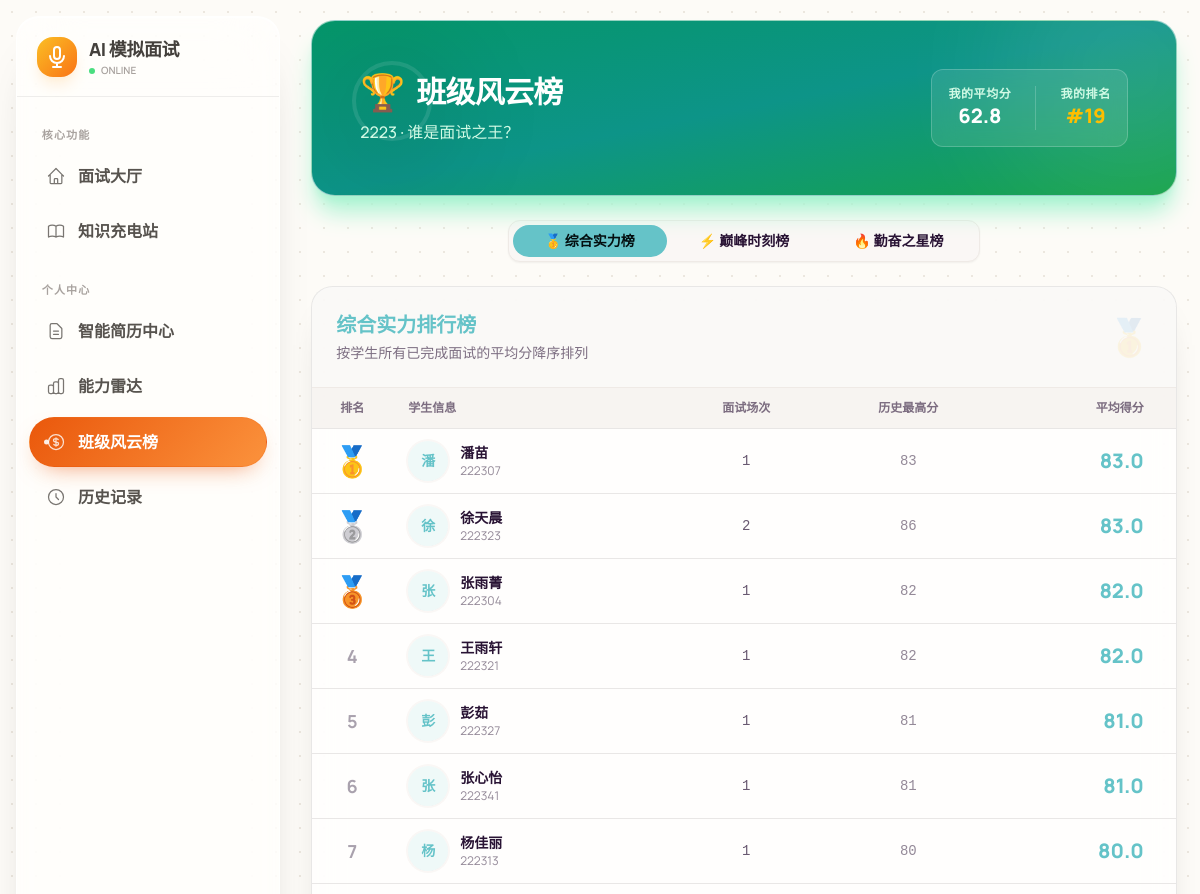
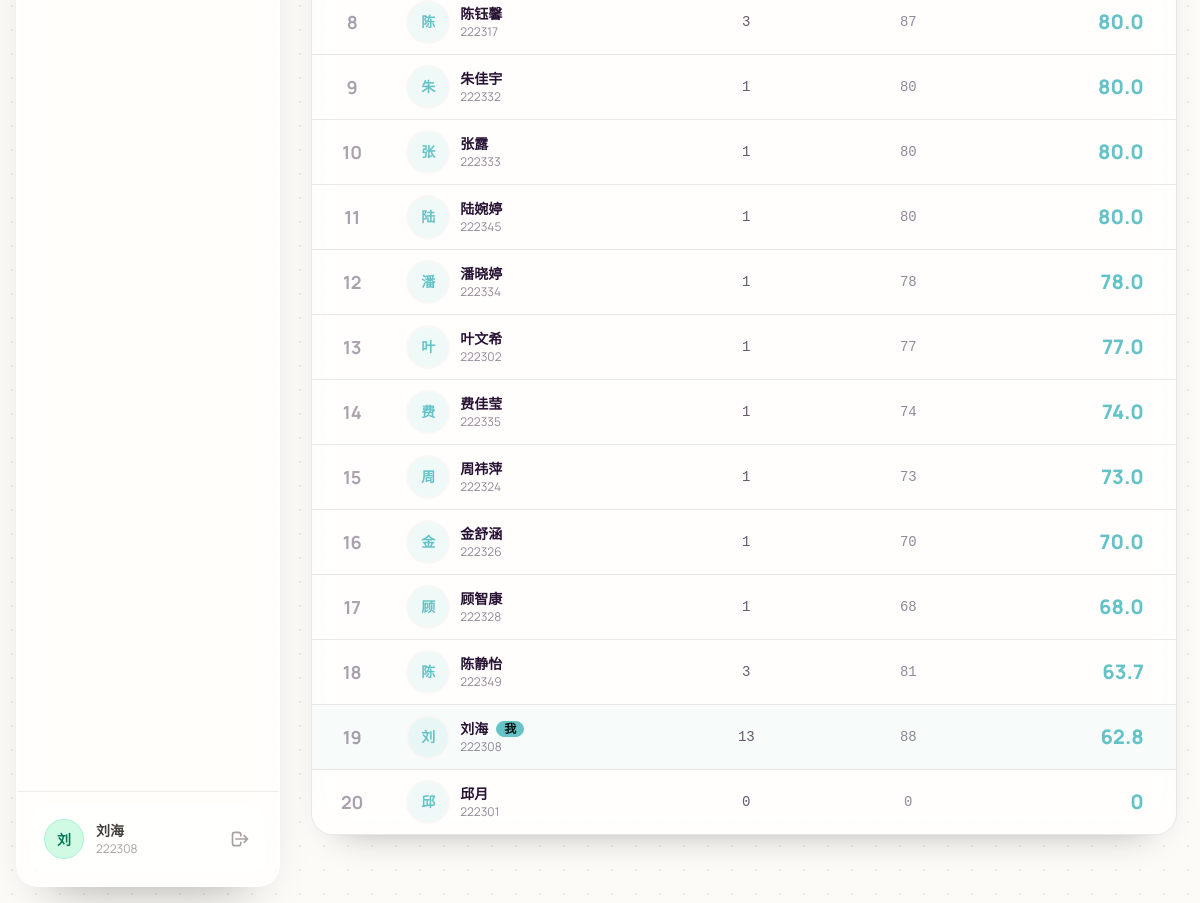
The page /leaderboard (signed in) on the database as committed earlier (2 pictures, top to bottom).
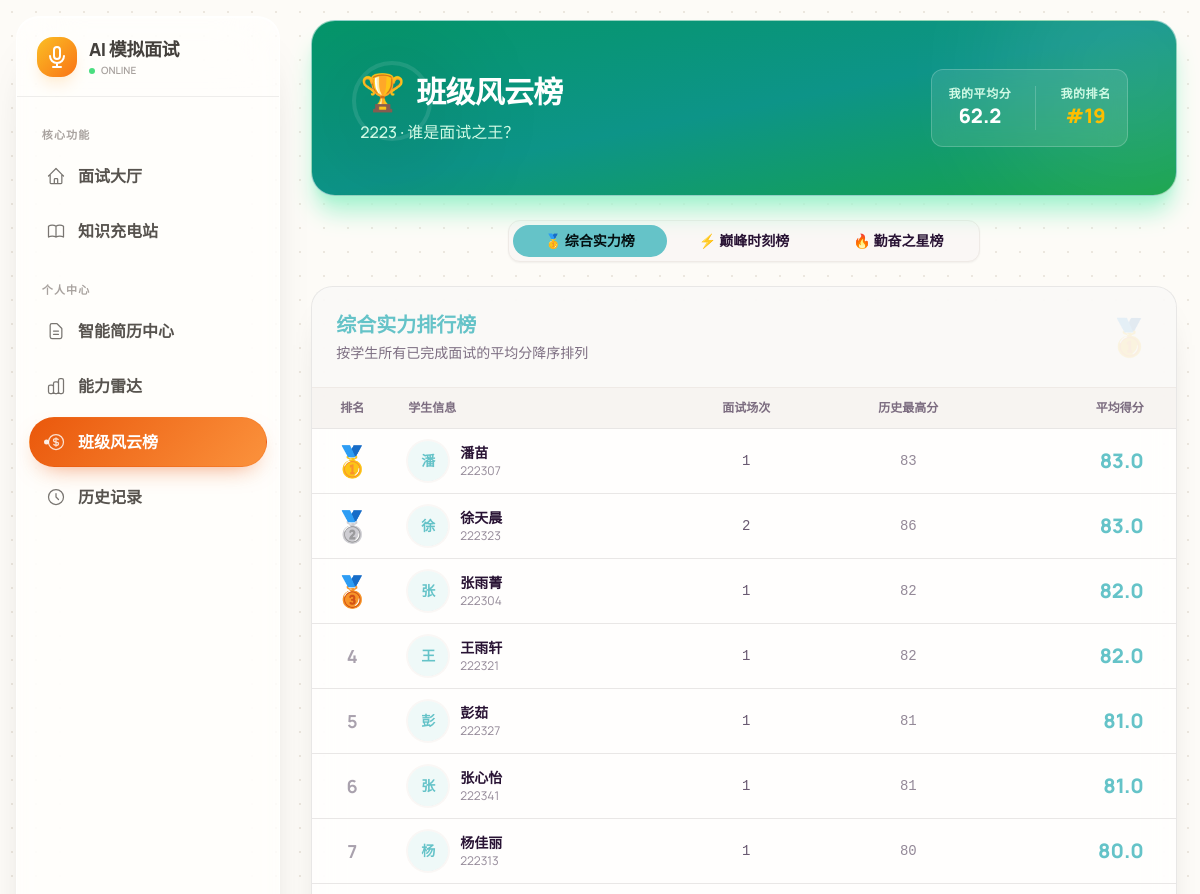
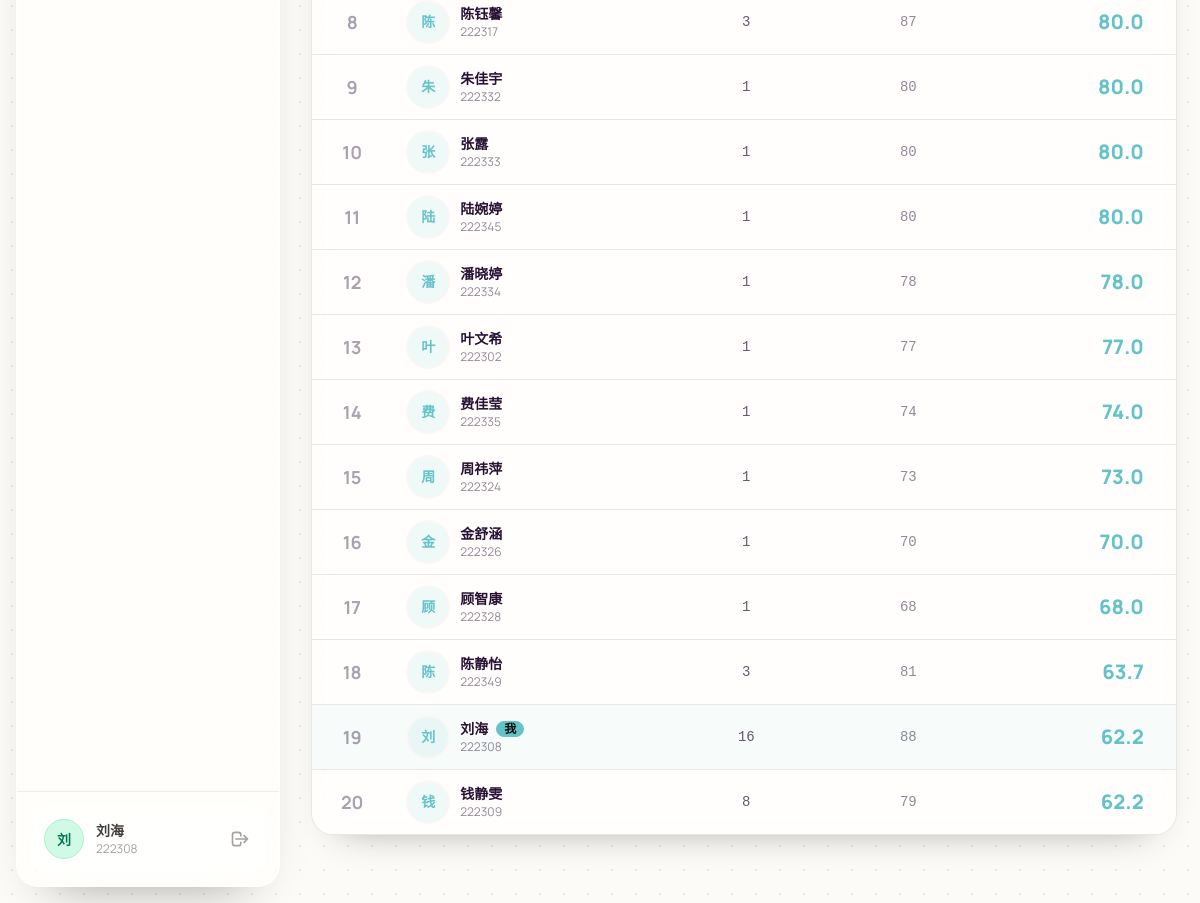
The same page on the database as committed later (2 pictures, top to bottom).
### app/models.py (models this page shows, shortened)
class User(UserMixin, db.Model):
    __tablename__ = 'users'
    id = db.Column(db.Integer, primary_key=True)
    username = db.Column(db.String(50), unique=True, nullable=False)
    password_hash = db.Column(db.String(128))
    truename = db.Column(db.String(50))
    student_id = db.Column(db.String(20), unique=True)
    role = db.Column(db.String(20), default='student')
    department = db.Column(db.String(50))
    class_name = db.Column(db.String(50))
    resume_text = db.Column(db.Text)
    resume_tags = db.Column(db.String(255))  # 用逗号分隔的字符串存储
    profile_info = db.Column(db.JSON)
    created_at = db.Column(db.DateTime, default=datetime.now)

### app/routes.py (the view)
@bp.route('/leaderboard')
@login_required
def leaderboard():
    if current_user.role != 'student':
        flash("只有学生可以查看班级排行榜", "warning")
        return redirect(url_for('routes.dashboard'))
    classmates = User.query.filter_by(class_name=current_user.class_name, role='student').all()
    rank_data = []
    for student in classmates:
        sessions = InterviewSession.query.filter_by(user_id=student.id, status='completed').all()
        count = len(sessions)
        avg_score = 0
        max_score = 0
        last_active = None
        if count > 0:
            scores = [s.total_score for s in sessions if s.total_score is not None]
            if scores:
                avg_score = round(sum(scores) / len(scores), 1)
                max_score = max(scores)
            last_active = max(s.start_time for s in sessions)
        rank_data.append({
            'user': student,
            'count': count,
            'avg_score': avg_score,
            'max_score': max_score,
            'last_active': last_active
        })
    avg_rank_list = sorted(rank_data, key=lambda x: x['avg_score'], reverse=True)
    avg_rank_list = avg_rank_list[:20]
    max_rank_list = sorted(rank_data, key=lambda x: x['max_score'], reverse=True)
    max_rank_list = max_rank_list[:20]
    count_rank_list = sorted(rank_data, key=lambda x: x['count'], reverse=True)
    count_rank_list = count_rank_list[:20]
    return render_template('leaderboard.html',
                           current_user=current_user,
                           avg_rank=avg_rank_list,
                           max_rank=max_rank_list,
                           count_rank=count_rank_list)

### app/routes.py (called while the page is built)
@bp.app_template_filter('time_ago')
def time_ago(value):
    if not value: return ""
    now = datetime.now()
    diff = now - value
    seconds = diff.total_seconds()
    if seconds < 60:
        return "刚刚"
    elif seconds < 3600:
        return f"{int(seconds // 60)} 分钟前"
    elif seconds < 86400:
        return f"{int(seconds // 3600)} 小时前"
    elif seconds < 604800:
        return f"{int(seconds // 86400)} 天前"
    elif seconds < 2592000:
        return f"{int(seconds // 604800)} 周前"
    else:
        return value.strftime('%Y-%m-%d')

### app/templates/leaderboard.html (shortened to what the changed rows need)
{% extends "base.html" %}
{% block content %}
<div class="space-y-6 pb-12">
    <div class="hero rounded-3xl bg-gradient-to-br from-emerald-600 via-teal-600 to-green-600 text-white shadow-xl shadow-emerald-200 overflow-hidden relative group">
        <div class="hero-content flex-col md:flex-row justify-between w-full p-8 md:p-12 z-10">
            <div>
                <h1 class="text-3xl font-black tracking-tight flex items-center gap-3">
                    <span class="text-4xl">🏆</span> 班级风云榜
                </h1>
                <p class="mt-2 text-emerald-100 font-medium">
                    {{ current_user.class_name }} · 谁是面试之王？
                </p>
            </div>
            <div class="bg-white/10 backdrop-blur-md border border-white/20 rounded-xl p-4 flex gap-6">
                <div class="text-center">
                    <div class="text-xs text-emerald-100 uppercase font-bold tracking-wider">我的平均分</div>
                    {% set my_rank_item = avg_rank | selectattr("user.id", "equalto", current_user.id) | list | first %}
                    <div class="text-xl font-black text-white">
                        {% if my_rank_item %}
                            {{ my_rank_item.avg_score }}
                        {% else %}
                            -
                        {% endif %}
                    </div>
                </div>
            </div>
        </div>
    </div>
    <div class="card bg-base-100 shadow-lg border border-base-200 overflow-hidden min-h-[500px]">
        <div id="content-avg" class="rank-content block">
            <div class="overflow-x-auto">
                <table class="table w-full">
                    <thead>
                        <tr class="bg-base-200/50 text-base-content/60">
                            <th class="w-20 text-center">排名</th>
                            <th>学生信息</th>
                            <th class="text-center">面试场次</th>
                            <th class="text-center">历史最高分</th>
                            <th class="text-right pr-8">平均得分</th>
                        </tr>
                    </thead>
                    <tbody>
                        {% for item in avg_rank %}
                        <tr class="hover group {{ 'bg-primary/5' if item.user.id == current_user.id else '' }}">
                            <td class="text-center">
                                {% if loop.index == 1 %}
                                    <div class="text-3xl">🥇</div>
                                {% elif loop.index == 2 %}
                                    <div class="text-3xl">🥈</div>
                                {% elif loop.index == 3 %}
                                    <div class="text-3xl">🥉</div>
                                {% else %}
                                    <div class="font-bold text-base-content/40 text-lg">{{ loop.index }}</div>
                                {% endif %}
                            </td>
                            <td>
                                <div class="flex items-center space-x-3">
                                    <div class="avatar placeholder">
                                        <div class="w-10 h-10 rounded-full bg-primary/10 text-primary font-bold ring-2 ring-base-100 shadow-sm flex items-center justify-center">
                                            {{ item.user.truename[0] }}
                                        </div>
                                    </div>
                                    <div>
                                        <div class="font-bold text-base-content flex items-center gap-2">
                                            {{ item.user.truename }}
                                            {% if item.user.id == current_user.id %}
                                                <span class="badge badge-sm badge-primary">我</span>
                                            {% endif %}
                                        </div>
                                        <div class="text-xs text-base-content/50">{{ item.user.student_id }}</div>
                                    </div>
                                </div>
                            </td>
                            <td class="text-center font-mono text-base-content/70">
                                {{ item.count }}
                            </td>
                            <td class="text-center font-mono text-base-content/50">
                                {{ item.max_score }}
                            </td>
                            <td class="text-right pr-8">
                                <div class="font-black text-primary text-xl">{{ item.avg_score }}</div>
                            </td>
                        </tr>
                        {% endfor %}
                    </tbody>
                </table>
            </div>
        </div>
    </div>
</div>
{% endblock %}

### app/templates/base.html (shortened to what the changed rows need)
<!DOCTYPE html>
<html data-theme="cupcake" lang="zh-CN">
<head>
    <link href="https://cdn.jsdelivr.net/npm/daisyui@4.12.10/dist/full.min.css" rel="stylesheet" type="text/css" />
    <script src="https://cdn.tailwindcss.com"></script>
</head>
<body class="antialiased">
    <aside id="sidebar" class="fixed sidebar-transition transform -translate-x-full lg:translate-x-0 flex flex-col">
        <div class="h-20 flex items-center px-5 border-b border-stone-200/70">
            <a href="{{ url_for('routes.home') }}" class="flex items-center gap-3 w-full group">
                <div>
                    <h1 class="text-lg font-extrabold text-stone-700 tracking-tight">AI 模拟面试</h1>
                </div>
            </a>
        </div>
        <div class="p-3.5 border-t border-stone-200/70">
            {% if current_user.is_authenticated %}
                {% set avatar_styles = [
                    'bg-rose-100 text-rose-700 border border-rose-200',
                    'bg-orange-100 text-orange-700 border border-orange-200',
                    'bg-emerald-100 text-emerald-700 border border-emerald-200',
                    'bg-cyan-100 text-cyan-700 border border-cyan-200',
                    'bg-blue-100 text-blue-700 border border-blue-200',
                    'bg-violet-100 text-violet-700 border border-violet-200',
                    'bg-fuchsia-100 text-fuchsia-700 border border-fuchsia-200'
                ] %}
                {% set style_class = avatar_styles[(current_user.id) % 7] %}
                <div class="flex items-center gap-3 w-full p-3 rounded-2xl border border-white/70 bg-white/55 backdrop-blur-xl">
                    <div class="avatar placeholder">
                        <div class="{{ style_class }} w-10 h-10 rounded-full grid place-items-center ring-2 ring-white/70">
                            <span class="text-sm font-bold leading-none select-none mt-[1px]">{{ current_user.truename[0] if current_user.truename else '我' }}</span>
                        </div>
                    </div>
                    <div class="flex-1 min-w-0 text-left">
                        <p class="text-sm font-extrabold text-stone-700 truncate">{{ current_user.truename }}</p>
                        <p class="text-xs text-stone-400 truncate">{{ current_user.username }}</p>
                    </div>
                    <a href="{{ url_for('auth.logout') }}" class="btn btn-ghost btn-xs btn-square text-stone-400 hover:text-red-500" title="退出登录">
                        <svg xmlns="http://www.w3.org/2000/svg" class="h-5 w-5" fill="none" viewBox="0 0 24 24" stroke="currentColor"><path stroke-linecap="round" stroke-linejoin="round" stroke-width="2" d="M17 16l4-4m0 0l-4-4m4 4H7m6 4v1a3 3 0 01-3 3H6a3 3 0 01-3-3V7a3 3 0 013-3h4a3 3 0 013 3v1" /></svg>
                    </a>
                </div>
            {% else %}
                <a href="{{ url_for('auth.login') }}" class="btn btn-primary w-full text-white">立即登录</a>
            {% endif %}
        </div>
    </aside>
    <main class="main-content transition-all duration-300">
        <div class="page-shell">
            {% block content %}{% endblock %}
        </div>
    </main>
</body>
</html>

Rows that differ between the two databases and show on the page:
no longer on this page (row unchanged): User: user "邱", user.truename "邱月", user.student_id "222301"
now on this page (row edited): User: user "钱", user.truename "钱静雯", user.student_id "222309"
Other text that changed with them:
{{ my_rank_item.avg_score }}: "62.8" → "62.2"
new list line: "19 我 16 88 62.2"
new list line: "刘 刘海 222308"
new list line: "20 8 79 62.2"
list line gone: "19 我 13 88 62.8"
list line gone: "刘 刘海 222308"
list line gone: "20 0 0 0"
